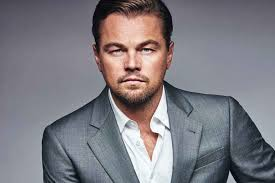
%> input picture refer/leo.jpg, 275 x 183 px
$ octave imageprototype.m   (GNU Octave 9; MATLAB toolbox functions it lacks are replaced by stand-ins)
%> lines starting %> are read from the running program, lines starting %| are printed output that depends on the picture
clear; clc;
I = imread('leo.jpg');
%> I is the input picture: size 183x275x3 uint8; mean R, G, B 125.5, 122.8, 129.1
I=imresize(I,[32,32]);
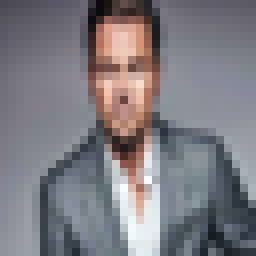
%> I: size 32x32x3 uint8 (shown 8 times larger); mean R, G, B 125.5, 122.8, 129.1
I = rgb2gray(I);
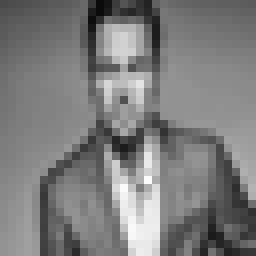
%> I: size 32x32 uint8 (shown 8 times larger); min 11, max 251, mean 124.3
[c,h]=imcontour(I,2);
%> c = 374 columns, first 8: [91 5.7 5.7 5.7 5.66 5.65 5.64 5.59; 32 32 31 30 29 28 27 26]; h = -39.77

B=c;
%> B has the same summary as c
%> (the run ends here)
